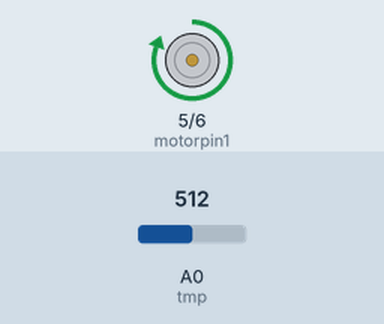
Bench run of a sketch on a simulated Arduino Uno, built with avr-gcc and run on an emulated ATmega328P. On the bench: motor-driver pin pairs drawn as motors (green arrow = first pin HIGH = forward, orange = second pin HIGH = backward, longer = more drive, scaled by the enable pin). The inputs (shaded band) are chosen by the test bench; at power-on: A0 (tmp) = 512.

Above: at 1.2 s.
1.3 s: A0 (tmp) set to 177
2.8 s: A0 (tmp) set to 148
At 3.9 s:
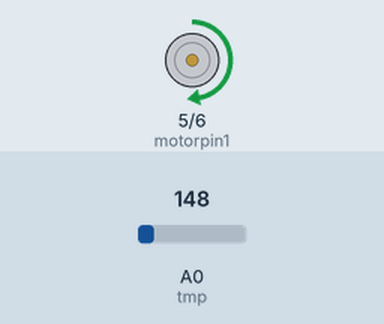
4.3 s: A0 (tmp) set to 130
5.8 s: A0 (tmp) set to 116
At 6.2 s:
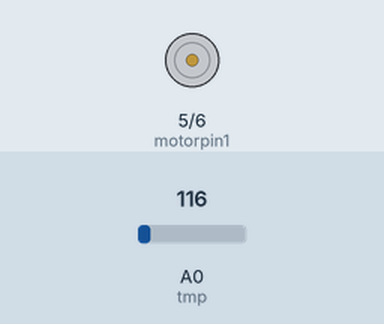
7.3 s: A0 (tmp) set to 306
At 8.5 s:
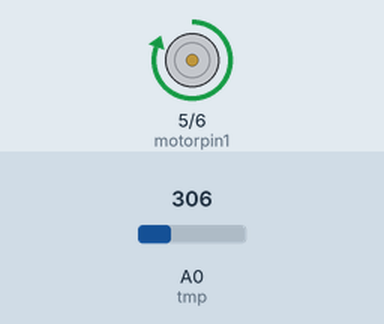
Timing chart, 0 to 9.8 s (numbered marks = the images above; inputs shaded):
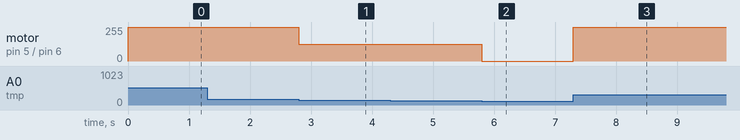

The sketch:

DC_MOTOR-TEMPERATURE.ino
```cpp
// C++ code
//INTERFACING DC MOTOR AND TEMPERATURE SENSOR
const int tmp = A0;
const int en1 = 11;
const int motorpin1 = 5;
const int motorpin2 = 6;

void setup()
{
  pinMode(5, OUTPUT);
  pinMode(6, OUTPUT);
  pinMode(tmp, INPUT);
}

void loop()
{
  float t = analogRead(tmp);
  double temp = (double)t / 1024;   //find percentage of input reading
  temp = temp * 5;                     //multiply by 5V to get voltage
  temp = temp - 0.5;                   //Subtract the offset
  temp = temp * 100;

  if(temp<=10.0){
  	digitalWrite(motorpin1,LOW);
    digitalWrite(motorpin2,LOW);
  }
  else if(temp>10.0 && temp<=30.0){
    analogWrite(en1,127);
  	digitalWrite(motorpin1,HIGH);
    digitalWrite(motorpin2,LOW);
  }
  else{
    analogWrite(en1,255);
  	digitalWrite(motorpin1,HIGH);
    digitalWrite(motorpin2,LOW);
  }
}
```

Measured:
- the behaviour switches between 164 and 163 on A0 (tmp) (found by bisection; images 0 and 1)
- the behaviour switches between 123 and 122 on A0 (tmp) (found by bisection; images 1 and 2)
- after the input at 1.3 s, every drawn part: stays the same
- after the input at 2.8 s, motor on pin 5 (motorpin1) / pin 6 (motorpin2): forward 255/255 → forward 127/255 at once
- after the input at 4.3 s, every drawn part: stays the same
- after the input at 5.8 s, motor on pin 5 (motorpin1) / pin 6 (motorpin2): forward 127/255 → stopped at once
- after the input at 7.3 s, motor on pin 5 (motorpin1) / pin 6 (motorpin2): stopped → forward 255/255 at once
